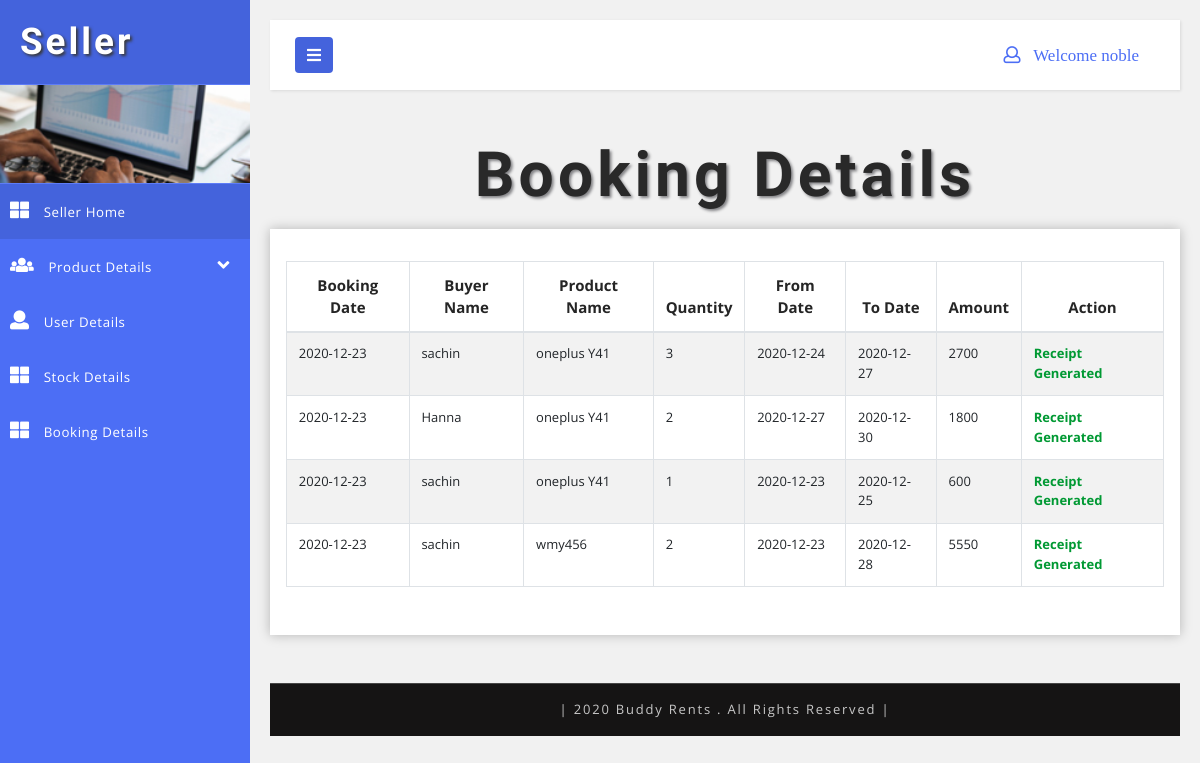
The app's page /seller/viewbook.php (signed in) with its own data.
### tables this page shows
CREATE TABLE `booking` (
  `book_id` int(11) NOT NULL,
  `date` varchar(50) NOT NULL,
  `product_id` int(11) NOT NULL,
  `userid` int(11) NOT NULL,
  `quantity` int(11) NOT NULL,
  `amount` int(11) NOT NULL,
  `status` int(11) NOT NULL,
  `fdate` varchar(50) NOT NULL,
  `tdate` varchar(50) NOT NULL
);

CREATE TABLE `customer` (
  `customer_id` int(11) NOT NULL,
  `userid` int(11) NOT NULL,
  `first_name` varchar(65) NOT NULL,
  `last_name` varchar(65) NOT NULL,
  `mobile_number` varchar(65) NOT NULL,
  `email` varchar(65) NOT NULL,
  `username` varchar(65) NOT NULL,
  `password` varchar(65) NOT NULL,
  `status` int(11) NOT NULL
);

CREATE TABLE `product` (
  `product_id` int(11) NOT NULL,
  `category_id` int(11) NOT NULL,
  `product_name` varchar(65) NOT NULL,
  `description` varchar(1000) NOT NULL,
  `quantity` int(11) NOT NULL,
  `rent` int(11) NOT NULL,
  `image` varchar(500) NOT NULL,
  `status` int(11) NOT NULL,
  `status1` int(10) NOT NULL,
  `image1` varchar(500) NOT NULL,
  `image2` varchar(500) NOT NULL,
  `image3` varchar(500) NOT NULL,
  `seller_id` int(11) NOT NULL,
  `company` varchar(50) NOT NULL,
  `size` varchar(20) NOT NULL,
  `color` varchar(20) NOT NULL,
  `yom` int(4) NOT NULL
);

### seller/viewbook.php (the view, shortened to what this page needs)
<?php
	include("../dbcon.php");
?>
<!DOCTYPE html>
<html lang="en">
<head>
    <link href="css/bootstrap.css" rel="stylesheet" type="text/css" media="all" />
    <link href="css/style.css" rel="stylesheet" type="text/css" media="all" />
    <link rel="stylesheet" href="css/style4.css">
    <link href="css/fontawesome-all.css" rel="stylesheet">
</head>
<body>
    <div class="wrapper">
                <?php
				include("aside.php");
				?>
        <div id="content">
            <nav class="navbar navbar-default mb-xl-5 mb-4">
                <div class="container-fluid">
                           <?php
						   include("aheader.php");
						   ?>
                </div>
            </nav>
            <h2 class="main-title-w3layouts mb-2 text-center">Booking Details</h2>
            <section class="grids-section bd-content">
                <div class="outer-w3-agile mt-3">
                   <?php
 $sid=$_SESSION['username'];
 $ss="select seller_id from seller where username='$sid'";
  $res1=mysqli_query($con,$ss);
  $row1=mysqli_fetch_array($res1);
  $sa=$row1[0];
		  $sql="select booking.*,product.product_name,customer.first_name from seller,product,booking,customer where booking.userid=customer.userid and product.product_id=booking.product_id and product.seller_id=seller.seller_id and seller.seller_id='$sa'";
		  $res=mysqli_query($con,$sql);
		  $no=mysqli_num_rows($res);
		  if($no==0)
		  {
			  echo "&quot;No Bookings!!&quot;";
		  }
		  else
		  {
		  ?>
                    <table class="table table-bordered table-striped">
                        <thead>
                            <tr>
                                <th class="text-center">
                                  Booking Date
                                    <br>
                                </th>
								 <th class="text-center">
                                   Buyer Name
                                    <br>
                                </th>
								<th class="text-center">
                                   Product Name
                                    <br>
                                </th>
								<th class="text-center">
                                  Quantity
                                    <br>
                                </th>
								<th class="text-center">
                                  From Date
                                    <br>
                                </th>
								<th class="text-center">
                                  To Date
                                    <br>
                                </th>
								<th class="text-center">
                                  Amount
                                    <br>
                                </th>
								<th class="text-center">
                                  Action
                                    <br>
                                </th>
                            </tr>
                        </thead>
                        <tbody>
						<?php
			while($row=mysqli_fetch_array($res))
			{
		  ?>
                            <tr>
                                <td><?php echo $row['date'];?></td>
								<td><?php echo $row['first_name'];?></td>
								<td><?php echo $row['product_name'];?></td>
                                <td><?php echo $row['quantity'];?></td>
								 <td><?php echo $row['fdate'];?></td>
                                <td><?php echo $row['tdate'];?></td>
								 <td><?php echo $row['amount'];?></td>
						<td>
						<?php
						if($row['status']==1)
						{
						?>
						<b style="color:#009933"> Receipt Generated</h6>
						<?php
						}
						?>
                            </tr>
                            <?php
			}
		  ?>
                        </tbody>
                    </table>
					<?php
								}
								?>
        </div>
		<?php
		  include("afooter.php");
		  ?>
    </div>
</body>
</html>

### seller/css/style.css (style rules this page uses)
html, body { margin: 0; font-size: 100%; font-family: 'Open Sans', sans-serif; background: #fff; }
h1, h2, h3, h4, h5, h6 { margin: 0; font-family: 'Poiret One', cursive; font-weight: 700; }
.outer-w3-agile { padding: 2em 1em; -webkit-box-shadow: 0px 0px 11px 0px rgba(0, 0, 0, 0.25); -moz-box-shadow: 0px 0px 11px 0px rgba(0, 0, 0, 0.25); box-shadow: 0px 0px 11px 0px rgba(0, 0, 0, 0.25); background: #fff; }
h2.main-title-w3layouts { font-size: 3.9em; letter-spacing: 4px; color: #292929; text-shadow: 2px 2px 3px #838386; text-transform: capitalize; }
.table th, .table td { padding: 0.74rem; vertical-align: top; border-top: 1px solid #dee2e6; font-size: 13px; }
.table th { color: #252525; font-size: 15px; }

### seller/css/style4.css (style rules this page uses)
body { font-family: 'Open Sans', sans-serif; background: #f1f1f1; }
.navbar { padding: 15px 10px; background: #fff; border: none; border-radius: 0; box-shadow: 1px 1px 3px rgba(0, 0, 0, 0.1); }
.wrapper { display: flex; align-items: stretch; }
#content { padding: 20px; min-height: 100vh; transition: all 0.3s; overflow: hidden; width: 100%; }

### records on screen
booking: date "2020-12-23", customer.first_name "sachin", product.product_name "oneplus Y41", quantity "3", fdate "2020-12-24", tdate "2020-12-27", amount "2700", status "Receipt Generated"
booking: date "2020-12-23", customer.first_name "Hanna", product.product_name "oneplus Y41", quantity "2", fdate "2020-12-27", tdate "2020-12-30", amount "1800", status "Receipt Generated"
booking: date "2020-12-23", customer.first_name "sachin", product.product_name "oneplus Y41", quantity "1", fdate "2020-12-23", tdate "2020-12-25", amount "600", status "Receipt Generated"
booking: date "2020-12-23", customer.first_name "sachin", product.product_name "wmy456", quantity "2", fdate "2020-12-23", tdate "2020-12-28", amount "5550", status "Receipt Generated"

### other values on screen
$_SESSION['username'] "noble"
